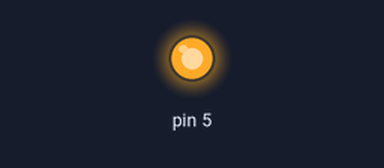
A sketch run on a simulated Arduino Uno, built with avr-gcc and run on an emulated ATmega328P. On the bench: output pins drawn as LEDs (lit = HIGH).

Above: at 1.0 s.
At 6.9 s:
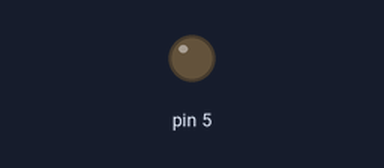
Timing chart, 0 to 8.3 s (numbered marks = the images above):
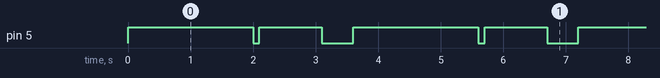

Measured:
- by itself, pin 5: repeats every 3.6 s: LOW 0.10 s, HIGH 1.0 s, LOW 0.50 s, HIGH 2.0 s
- by itself, everything shown: repeats every 3.6 s, in 4 steps

The sketch:

Mehackit_1_LEDi.ino
```cpp
void setup() {
pinMode(5, OUTPUT);
// put your setup code here, to run once:

}

void loop() {
digitalWrite(5, HIGH);
delay(2000);
digitalWrite(5, LOW);
delay(100);
digitalWrite(5, HIGH);
delay(1000);
digitalWrite(5, LOW);
delay(500);
// put your main code here, to run repeatedly:

}
```
